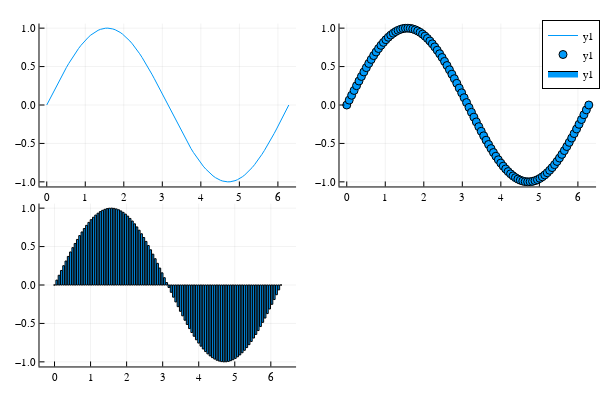

Write notebook code for a chart like this one.
### Code cell
using Plots
x = range(0, 2π, length=100);
y = sin.(x);
plt = plot(plot(x, y), scatter(x, y), bar(x, y))
